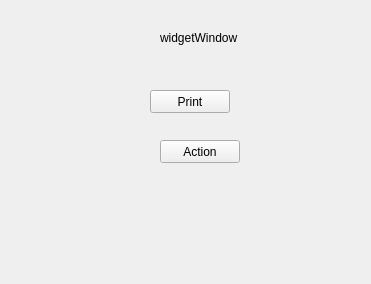
<?xml version="1.0" encoding="UTF-8"?>
<ui version="4.0">
 <class>Form</class>
 <widget class="QWidget" name="Form">
  <property name="geometry">
   <rect>
    <x>0</x>
    <y>0</y>
    <width>371</width>
    <height>284</height>
   </rect>
  </property>
  <property name="windowTitle">
   <string>Form</string>
  </property>
  <widget class="QLabel" name="label">
   <property name="geometry">
    <rect>
     <x>160</x>
     <y>30</y>
     <width>111</width>
     <height>16</height>
    </rect>
   </property>
   <property name="text">
    <string>widgetWindow</string>
   </property>
  </widget>
  <widget class="QPushButton" name="btn_print">
   <property name="geometry">
    <rect>
     <x>150</x>
     <y>90</y>
     <width>80</width>
     <height>23</height>
    </rect>
   </property>
   <property name="text">
    <string>Print</string>
   </property>
  </widget>
  <widget class="QPushButton" name="btn_action">
   <property name="geometry">
    <rect>
     <x>160</x>
     <y>140</y>
     <width>80</width>
     <height>23</height>
    </rect>
   </property>
   <property name="text">
    <string>Action</string>
   </property>
  </widget>
 </widget>
 <resources/>
 <connections/>
</ui>
